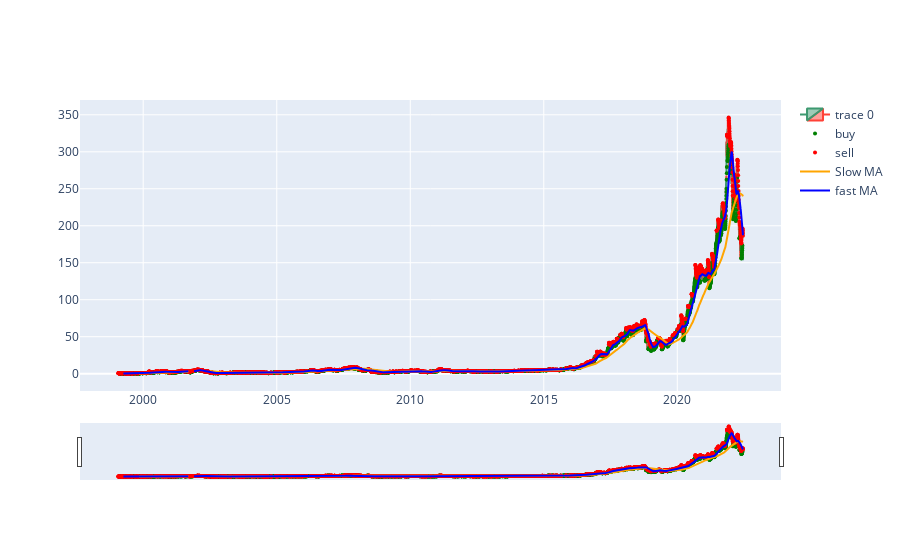

The cell this chart's notebook holds for it:
### Code cell
startidx = 0
endidx = len(df)

result = psar(df)
dates = result['dates'][startidx:endidx]
close = result['close'][startidx:endidx]
df["PSAR"] = result['psar'][startidx:endidx]
psarbear = result['psarbear'][startidx:endidx]
psarbull = result['psarbull'][startidx:endidx]
df['Slow MA'] = df['Close'].rolling(200).mean()
df['Fast MA'] = df['Close'].rolling(50).mean()

# plt.title('PSAR (Parabolic Stop & Reverse)')
# plt.plot(dates, close, label = ticker)
# plt.plot(dates, psarbull, label = 'Buy', color = 'green')
# plt.plot(dates, psarbear, label = 'Sell', color = 'red' )
# plt.plot(df['200 MA'], label = '200 Day MA')
# plt.legend()
# plt.grid()
# plt.show()

fig = go.Figure(data=[go.Candlestick(x=df.index,
                open=df['Open'],
                high=df['High'],
                low=df['Low'],
                close=df['Close'])])

fig.add_trace(go.Scatter(x=dates, y=psarbull, name='buy',mode = 'markers',
                         marker = dict(color='green', size=4)))

fig.add_trace(go.Scatter(x=dates, y=psarbear, name='sell', mode = 'markers',
                         marker = dict(color='red', size=4)))

fig.add_trace(go.Scatter(x=df.index, y=df['Slow MA'], name='Slow MA',
                         line = dict(color='orange', width=2)))

fig.add_trace(go.Scatter(x=df.index, y=df['Fast MA'], name='fast MA',
                          line = dict(color='Blue', width=2)))

#fig.show()

### Figure 1 — Plotly figure (JSON) as saved in the notebook; plotly's stock layout.template omitted (floating-point values rounded to 4 significant figures; data arrays with more than 128 entries replaced by an {"elided": "..."} marker saying what was removed)
{"data": [{"close": {"elided": "5892 float values"}, "high": {"elided": "5892 float values"}, "low": {"elided": "5892 float values"}, "open": {"elided": "5892 float values"}, "type": "candlestick", "x": {"elided": "5892 str values"}}, {"marker": {"color": "green", "size": 4}, "mode": "markers", "name": "buy", "type": "scatter", "x": {"elided": "5892 str values"}, "y": {"elided": "5892 float values"}}, {"marker": {"color": "red", "size": 4}, "mode": "markers", "name": "sell", "type": "scatter", "x": {"elided": "5892 str values"}, "y": {"elided": "5892 float values"}}, {"line": {"color": "orange", "width": 2}, "name": "Slow MA", "type": "scatter", "x": {"elided": "5892 str values"}, "y": {"elided": "5892 float values"}}, {"line": {"color": "Blue", "width": 2}, "name": "fast MA", "type": "scatter", "x": {"elided": "5892 str values"}, "y": {"elided": "5892 float values"}}], "layout": {"autosize": true, "xaxis": {"autorange": true, "range": ["1997-08-30 00:09:51.7808", "2023-11-08 23:50:08.2192"], "rangeslider": {"autorange": true, "range": ["1997-08-30 00:09:51.7808", "2023-11-08 23:50:08.2192"], "yaxis": {"_template": null, "rangemode": "match"}}, "type": "date"}, "yaxis": {"autorange": true, "range": [-30.03, 376.6], "type": "linear"}}}
